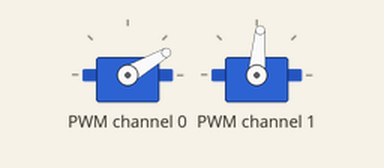
Simulated run of this program. Board: Raspberry Pi (BCM pin numbers). Shown: 2 × servo. Servo angles are drawn from the pulse width (0.5 ms = 0°, 2.5 ms = 180°); library files of the repository ran but are not shown: PCA9685.py; what the program prints to the terminal is not drawn. At 0.1 s the program stops and its outputs stay as they are.

Above: at 0.2 s.
Timing chart, 0 to 1.6 s (numbered marks = the images above):
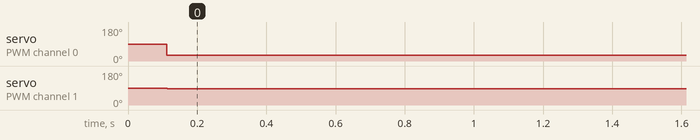

The program:

Servos.py
```python
#!/usr/bin/python
import time
from PCA9685 import PCA9685

from gpiozero import AngularServo, Device
from gpiozero.pins.native import NativeFactory

import numpy as np

#Nice printout imports
from termcolor import colored # type: ignore

class Servos:

    # Movement range [deg]
    angleRange = {"h": (0, 180), "v": (50,160)}

    # Horizontal/Vertical servos id
    servosId = {"h":0, "v":1}

    # Initial position
    restPos = {"h":90, "v":90}

    ####################################
    def __init__(self):

        # current position
        self.currAngle = self.restPos

        # Servo driver manager
        self.pwm = PCA9685()
        # Vertical servo controlled by RPi GPIO pin

        #self.servo_v = AngularServo('GPIO16',
        #                       min_angle=self.angleRange["v"][0], max_angle=self.angleRange["v"][1],
        #                       min_pulse_width=0.0006, max_pulse_width=0.0023)

        self.resetPosition()
        time.sleep(0.1)

   ################################
    def resetPosition(self):

        self.pwm.setPWMFreq(50)
        self.setAxisPosition("h", self.restPos["h"])
        self.setAxisPosition("v", self.restPos["v"])
    #################################
    def setAxisPosition(self, axis, degrees):

        if axis=="vv":
            return #hack
            self.servo_v.angle = degrees+self.angleRange["v"][0]
            time.sleep(0.1)
            self.servo_v.detach()
            self.currAngle[axis] = degrees
        elif degrees>=self.angleRange[axis][0] and degrees<=self.angleRange[axis][1]:
            self.pwm.setRotationAngle(self.servosId[axis], degrees)
            self.currAngle[axis] = degrees

    #################################
    def setPosition(self, degrees):

        degreesH, degreesV = degrees
        self.setAxisPosition("h", degreesH)
        self.setAxisPosition("v", degreesV)

    #################################
    def getPosition(self):
        return np.array((self.currAngle["h"], self.currAngle["v"]))
    #################################
    def __str__(self):
        message = (colored("H:","blue")+"{} "+colored("V:","blue")+"{}").format(self.currAngle["h"], self.currAngle['v'])
        return message
    #################################
    def savePosition(self, filePath="camera_pos.txt"):
        pos = self.getPosition()
        np.savetxt(filePath, pos, delimiter=" ")
    #################################
    def loadPosition(self, filePath="camera_pos.txt"):
        status = 0
        try:
            with open(filePath) as file:
                pos = np.loadtxt(filePath, delimiter=" ")
                self.setPosition(pos)
                status = 0
        except FileNotFoundError:
            status = -1
        return status
    #################################

#################################
#################################
def test_module():

    if __name__ == '__main__':
        servosObj = Servos()
        servosObj.setPosition((30,85))
        print(servosObj)
##################################
test_module()
```

Measured:
- by itself, servo on PWM channel 0: 90° → 30° at 0.11 s
- by itself, servo on PWM channel 1: 90° → 85° at 0.11 s
